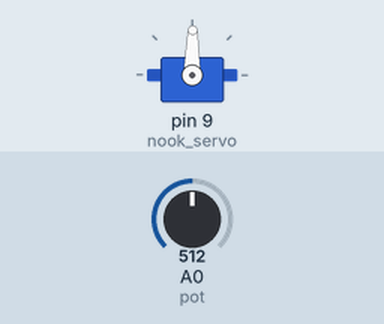
The sketch below on a simulated Arduino Uno, built with avr-gcc and run on an emulated ATmega328P. On the bench: servo. The test bench sets the inputs (shaded band); at power-on: A0 (pot) = 512.

Above: at 1.2 s.
1.3 s: A0 (pot) set to 716
At 2.1 s:
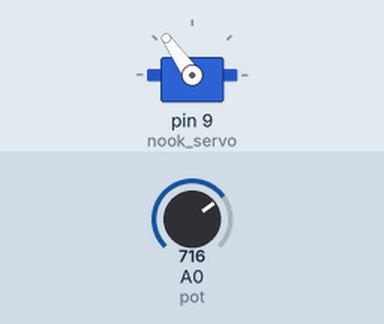
2.8 s: A0 (pot) set to 900
At 3.2 s:
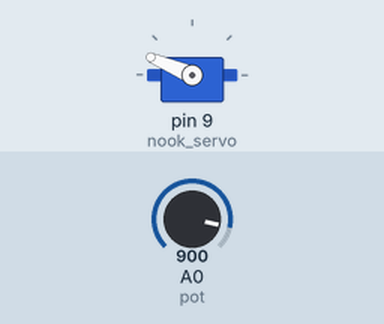
4.3 s: A0 (pot) set to 1023
At 5.4 s:
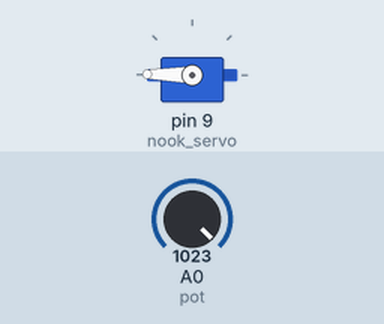
5.8 s: A0 (pot) set to 306
At 6.4 s:
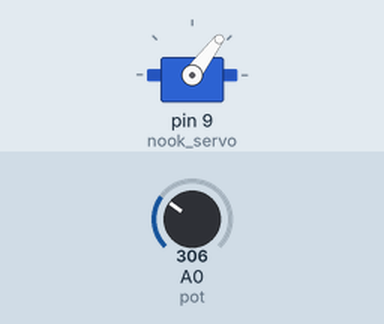
7.3 s: A0 (pot) set to 122
At 8.5 s:
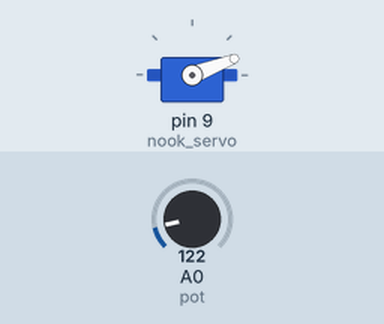
8.8 s: A0 (pot) set to 511
At 9.2 s:
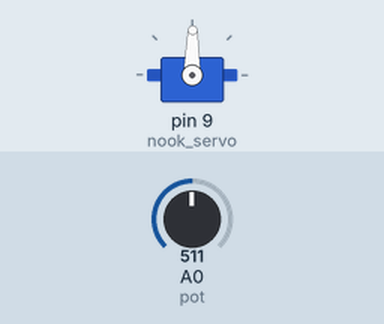
Timing chart, 0 to 11.3 s (numbered marks = the images above; inputs shaded):
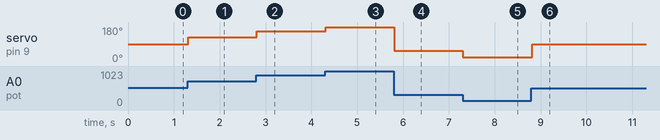

Measured:
- after the input at 1.3 s, servo on pin 9 (nook_servo): 89° → 125° at once
- after the input at 2.8 s, servo on pin 9 (nook_servo): 125° → 157° at once
- after the input at 4.3 s, servo on pin 9 (nook_servo): 157° → 179° at once
- after the input at 5.8 s, servo on pin 9 (nook_servo): 179° → 53° at once
- after the input at 7.3 s, servo on pin 9 (nook_servo): 53° → 21° at once
- after the input at 8.8 s, servo on pin 9 (nook_servo): 21° → 89° at once

The sketch:

servo_start_01.ino
```cpp
#include <Servo.h>

Servo nook_servo;

int pot = A0;
int val, degr;

void setup()
{
  nook_servo.attach(9);
  // Serial.begin(9600);
}

void loop()
{
  val = analogRead(pot);
  degr = map(val, 0, 1023, 0, 179);
  nook_servo.write(degr);
  delay(20);
}
```
